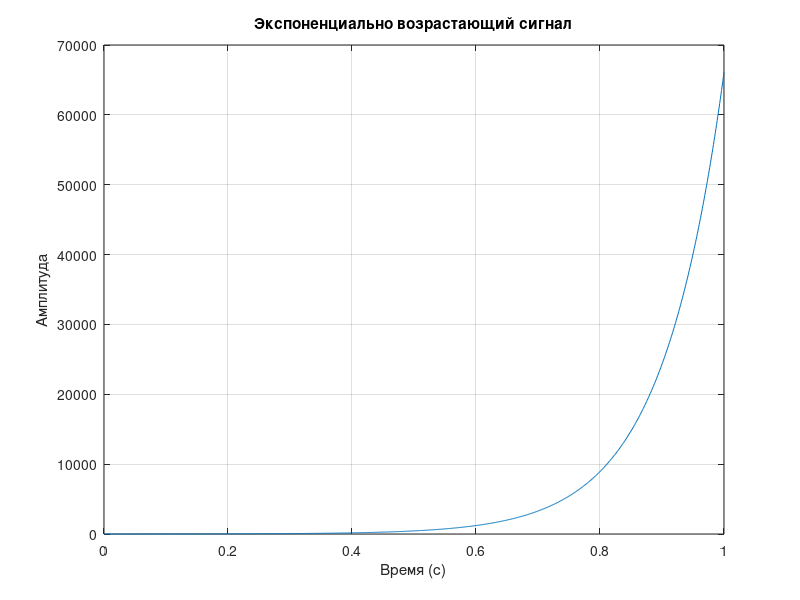

MATLAB code for this plot:
% Задаем значения параметров
B = 3;     % Амплитуда сигнала
a = 10;    % Параметр, влияющий на скорость возрастания сигнала

% Создаем вектор времени от 0 до 1 с шагом 0.001
t = 0:0.001:1;

% Генерируем экспоненциально возрастающий сигнал
x = B * exp(a * t);

% Строим график сигнала с сеткой
plot(t, x);
grid on;

% Добавляем подписи к осям для ясности
xlabel('Время (с)');
ylabel('Амплитуда');
title('Экспоненциально возрастающий сигнал');

